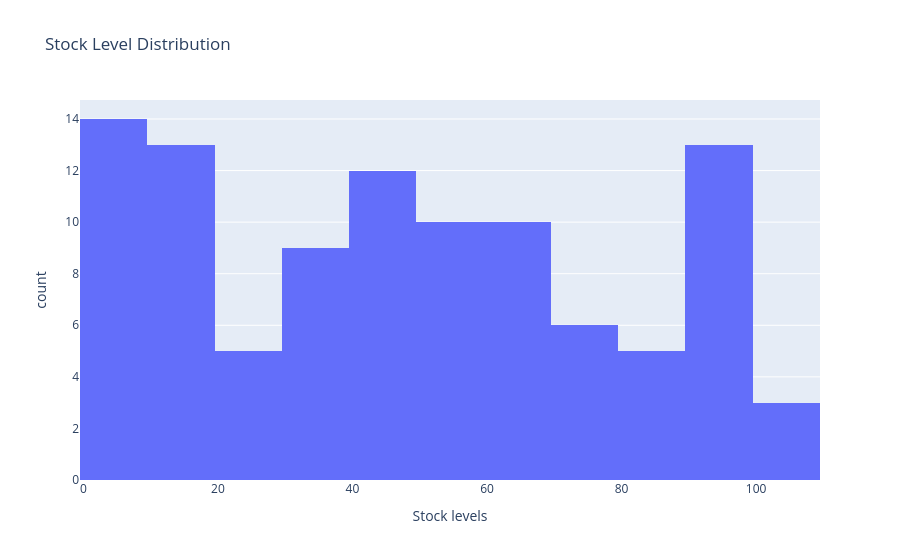

Notebook source saved alongside this figure:
### Code cell
px.histogram(df,x="Stock levels",title="Stock Level Distribution")

### Figure 1 — Plotly figure (JSON) as saved in the notebook; plotly's stock layout.template omitted (floating-point values rounded to 4 significant figures)
{"data": [{"bingroup": "x", "hovertemplate": "Stock levels=%{x}<br>count=%{y}<extra></extra>", "legendgroup": "", "marker": {"color": "#636efa", "pattern": {"shape": ""}}, "name": "", "orientation": "v", "showlegend": false, "type": "histogram", "x": [100, 69, 6, 66, 1, 89, 12, 60, 64, 10, 55, 1, 4, 41, 84, 15, 58, 54, 39, 53, 93, 73, 13, 57, 45, 96, 76, 27, 97, 17, 31, 77, 11, 23, 67, 18, 5, 53, 30, 15, 13, 4, 69, 10, 32, 42, 2, 48, 46, 33, 90, 31, 36, 90, 41, 64, 9, 38, 93, 4, 5, 14, 25, 63, 48, 46, 54, 80, 86, 59, 0, 42, 97, 100, 90, 60, 5, 47, 57, 45, 92, 48, 96, 25, 65, 71, 51, 82, 90, 73, 10, 98, 78, 16, 22, 95, 5, 5, 32, 100], "xaxis": "x", "yaxis": "y"}], "layout": {"barmode": "relative", "legend": {"tracegroupgap": 0}, "title": {"text": "Stock Level Distribution"}, "xaxis": {"anchor": "y", "domain": [0, 1], "title": {"text": "Stock levels"}}, "yaxis": {"anchor": "x", "domain": [0, 1], "title": {"text": "count"}}}}
